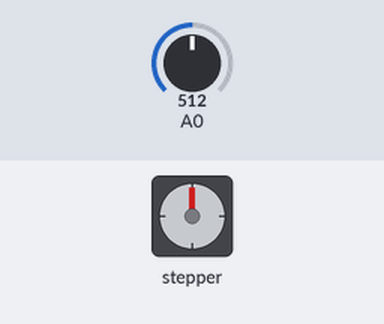
Simulated run of this sketch. Board: Arduino Uno, built with avr-gcc and run on an emulated ATmega328P. Shown: stepper motor. Wiring (inferred from the names in the program): stepper motor (2048 steps per turn assumed): coils pin 8, pin 9, pin 10, pin 11. The inputs (shaded band) are chosen by the test bench; at power-on: A0 = 512. What the sketch prints to the serial monitor is not drawn.

Above: at 1.2 s.
1.3 s: A0 set to 307
4.3 s: A0 set to 289
At 5.2 s:
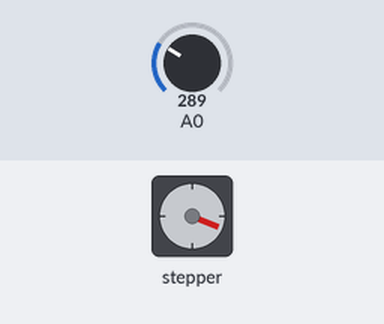
At 7.0 s:
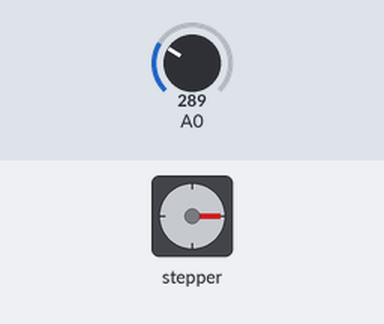
7.3 s: A0 set to 788
10.3 s: A0 set to 810
At 11.2 s:
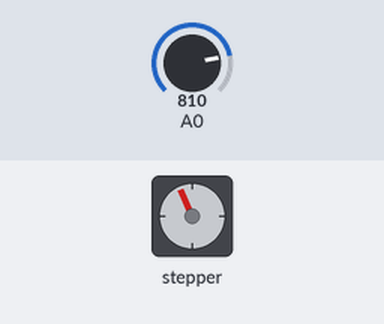
At 11.7 s:
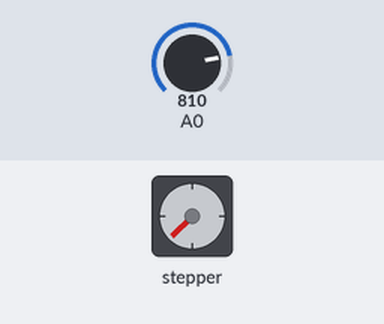
13.3 s: A0 set to 290
16.3 s: A0 set to 900
Timing chart, 0 to 21.9 s (numbered marks = the images above; inputs shaded):
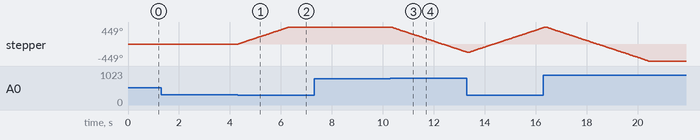

The sketch:

Stepper_5.ino
```cpp
/*

  ===================  credits  =========================
   BYJ48 Stepper motor code
   original source forked from
   Mohannad Rawashdeh
   https://www.instructables.com/member/Mohannad+Rawashdeh/
   28/9/2013
   respect to Mohannad, and to Instructables
  =======================================================


   Stepper_4 attempts to trigger movement of a set duration to a fixed rotation point then change from there to another point
*/


// Global variables
// ============== my additions ===================================

int pot_in = analogRead(0); // reads value from potentiometer on pin A0
int stepper_speed = 10;
int eye_position = 0; // initialise position flag - 0 represents centered
int sectors_max = 4; // designates maximum number of sectors of travel (NB could be dynamic)
int steps_max = 2048 / sectors_max; // designates maximum number of stepper motor steps (for the BYJ48, this is one quarter = 90 degrees)
int steps_per_sector = steps_max / sectors_max; // dymanamically calculates the steps needed to complete a sector;
int HLmax = -sectors_max; // indicates maximum sectors of left hand rotation
int HRmax = sectors_max;  // indicates maximum sectors of left hand rotation
int trigger = 0; // initialise activity trigger flag
int execute_delay = 1; //  variable to control how long to wait before executing the next step in the motor
int pause = 0; //  variable to control how long to wait between loops // make this 2000 for debugging, if needed

//  ==============   originals ====================================
#define IN1  8  // define constant for input 1
#define IN2  9  // define constant for input 2
#define IN3  10 // define constant for input 3
#define IN4  11 // define constant for input 4
int Steps = 0;  // initilise variable for counting steps??
boolean Direction = true;  // flag to treck direction of travel
unsigned long last_time;  // used to record last time captured to compare against currebnt time (https://www.arduino.cc/reference/en/language/variables/data-types/unsignedlong/)
unsigned long currentMillis ; // timer variable used in loop()
int steps_remaining = 0; // step counter variable = number of remaining steps to execute in any one action
long time; // time reference used in loop comparisons
// ===============   end originals =================================
void setup() {
  Serial.begin(57600);  // initiate port connection
  pinMode(IN1, OUTPUT);  // define pin modes according to #define values set earlier
  pinMode(IN2, OUTPUT);  // define pin modes according to #define values set earlier
  pinMode(IN3, OUTPUT);  // define pin modes according to #define values set earlier
  pinMode(IN4, OUTPUT);  // define pin modes according to #define values set earlier
}// end of setup

void loop() {
  pot_in = analogRead(0);
   Serial.print("pot_in = "); // send control potentiometer value each loop (text part of message)
   Serial.println(pot_in); // ditto - this is the variable
  if (trigger == 0) { // "trigger" flag prevents an action being triggered if one is already in progress - only one sector move is allowed at one time

    //  ====================  go_left detector ==============
    if (pot_in < 300) { // catch-all left hand thumb move detected on the control pot. this shouldn't be too close to the central value or it may get triggered accidentally
       // Serial.println("inside go_left DETECTOR"); //
      if (eye_position != HLmax) { // don't go left if already at maximum left eye position allowed (set by HLmax)
        steps_remaining = steps_per_sector; // set steps to move to the correct number steps within the defined sector size
        go_left();  // launch function to go left by steps_by_sector
      }   else {
        // Serial.println("Reached maximum left rotation limit HLmax");
        }

    }  //  end  =========if(pot_in <300) ===
    //  ====================  end left ======================

    //  ====================  go right detector    =========
    if (pot_in > 800) { // catch-all right hand thumb move detected on the control pot. this shouldn't be too close to the central value or it may get triggered accidentally
       // Serial.println("inside go_right DETECTOR"); //
      if (eye_position != HRmax) { // don't go left if already at maximum left
        steps_remaining = steps_per_sector; // set steps to move to the correct number steps within the defined sector size
        go_right(); // launch funbction to go right by steps_by_sector
      } // end ======== eye (eye_position != HRmax)
      else {
        // Serial.println("Reached maximum left rotation limit HLmax");
        }
    } // end  ======== if(pot_in > 800 )===========

  }  // end ========= if(trigger==0)   ===========


}

void go_left() {
  trigger = 1; // disables triggering of actions until this function has fully executed
  Direction = false; // set direction of travel to be left

   Serial.println("inside go_left()");
   Serial.print("eye_position before execute = ");
   Serial.println(eye_position);
   Serial.print("trigger = ");
   Serial.println(trigger);

  if (eye_position > HLmax) { // check we are not at max left position allowed
    eye_position--; // decrement eye_position if not at max left position
  }

  // ====================


  while (steps_remaining > 0) { // initialised at steps_per_sector when function was called, so this will start loop
    currentMillis = micros();  // set currentMillis to the microseconds since script started running using micros()(loops at 70 minutes)
    if (currentMillis - last_time >= execute_delay) { // Timer check logic - "last_time" is a positive "long" (assume default value = 0).
      stepper(stepper_speed); // call function stepper with parameter 1
      time = time + micros() - last_time;
      last_time = micros(); // reset "last_time" to script clock using micros()
      steps_remaining--; // decrement "steps_remaining" by 1
       Serial.print("steps_remaining = ");
       Serial.println(steps_remaining);
    }  // end while loop ================

  }
   Serial.println(time); // once loop has finished, print message to port
   Serial.println("Wait...!"); // ditto
   Serial.println("=============");
  //delay(pause); // wait a bit (not sure why)


  //  ====================================

  //
  trigger = 0; // reset trigger to stop signals overriding
   Serial.print("eye_position after execute = ");
   Serial.println(eye_position);
} // end =============   void go_left()=============

void go_right() {
  trigger = 1;
  Direction = 1; // set direction of travel to be right
   Serial.println("inside go_right()");
   Serial.print("eye_position before execute = ");
   Serial.println(eye_position);
   Serial.print("trigger = ");
   Serial.println(trigger);
  if (eye_position != HRmax) { // check we are not at max right position allowed
    eye_position++; // increment eye_position if not at max right position
  }

  // ====================

  while (steps_remaining > 0) { // initialised at steps_per_sector above, so will start
    currentMillis = micros();  // set currentMillis to the microseconds since script started running using micros()(loops at 70 minutes)
    if (currentMillis - last_time >= execute_delay) { // Timer check logic - "last_time" is a positive "long" (assume default value = 0).
      stepper(stepper_speed); // call function stepper with parameter 1
      time = time + micros() - last_time;
      last_time = micros(); // reset "last_time" to script clock using micros()
      steps_remaining--; // decrement "steps_remaining" by 1
       Serial.print("steps_remaining = ");
       Serial.println(steps_remaining);
    }  // end while loop ================

  }
   Serial.println(time); // once loop has finished, print message to port
   Serial.println("Wait...!"); // ditto
   Serial.println("=============");
  //delay(pause); // wait 2 seconds (not sure why)

   Serial.print("eye_position after execute = ");
   Serial.println(eye_position);

  //  ====================================


  trigger = 0; // reset trigger to stop signals overriding

}

void stepper(int xw) { // step function
  for (int x = 0; x < xw; x++) {
    switch (Steps) {
      case 0:
        digitalWrite(IN1, LOW);
        digitalWrite(IN2, LOW);
        digitalWrite(IN3, LOW);
        digitalWrite(IN4, HIGH);
        break;
      case 1:
        digitalWrite(IN1, LOW);
        digitalWrite(IN2, LOW);
        digitalWrite(IN3, HIGH);
        digitalWrite(IN4, HIGH);
        break;

      case 2:
        digitalWrite(IN1, LOW);
        digitalWrite(IN2, LOW);
        digitalWrite(IN3, HIGH);
        digitalWrite(IN4, LOW);
        break;
      case 3:
        digitalWrite(IN1, LOW);
        digitalWrite(IN2, HIGH);
        digitalWrite(IN3, HIGH);
        digitalWrite(IN4, LOW);
        break;
      case 4:
        digitalWrite(IN1, LOW);
        digitalWrite(IN2, HIGH);
        digitalWrite(IN3, LOW);
        digitalWrite(IN4, LOW);
        break;
      case 5:
        digitalWrite(IN1, HIGH);
        digitalWrite(IN2, HIGH);
        digitalWrite(IN3, LOW);
        digitalWrite(IN4, LOW);
        break;
      case 6:
        digitalWrite(IN1, HIGH);
        digitalWrite(IN2, LOW);
        digitalWrite(IN3, LOW);
        digitalWrite(IN4, LOW);
        break;
      case 7:
        digitalWrite(IN1, HIGH);
        digitalWrite(IN2, LOW);
        digitalWrite(IN3, LOW);
        digitalWrite(IN4, HIGH);
        break;
      default:
        digitalWrite(IN1, LOW);
        digitalWrite(IN2, LOW);
        digitalWrite(IN3, LOW);
        digitalWrite(IN4, LOW);
        break;
    }
    SetDirection();
  }
}
void SetDirection() {
  if (Direction == 1) {
    Steps++;
  }
  if (Direction == 0) {
    Steps--;
  }
  if (Steps > 7) {
    Steps = 0;
  }
  if (Steps < 0) {
    Steps = 7;
  }
}
```

Measured:
- the behaviour switches between 300 and 299 on A0 (found by bisection; images 0 and 1)
- the behaviour switches between 800 and 801 on A0 (found by bisection; images 2 and 3)
- after the input at 4.3 s, stepper: turns 449° clockwise in 2.0 s, starting at once
- after the input at 10.3 s, stepper: keeps turning counter-clockwise at about 225°/s, starting at once
